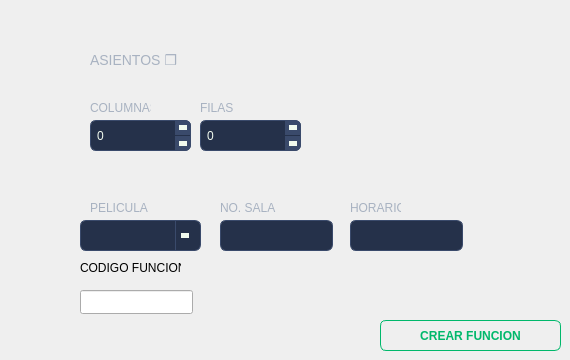
      <widget class="QWidget" name="tab_5">
       <attribute name="title">
        <string>FUNCIONES</string>
       </attribute>
       <widget class="QSpinBox" name="spinFilasSala">
        <property name="geometry">
         <rect>
          <x>200</x>
          <y>120</y>
          <width>101</width>
          <height>31</height>
         </rect>
        </property>
        <property name="styleSheet">
         <string notr="true">QSpinBox {
    background-color: #25314A;
    border: 1px solid #3A4A6B;
    border-radius: 6px;
    padding: 4px;
    color: #F1FAEE;
}

QSpinBox:hover {
    border: 1px solid #4A6FA5;
}

QSpinBox:focus {
    border: 1px solid #4A6FA5;
}

QSpinBox::up-button {
    subcontrol-origin: border;
    subcontrol-position: top right;
    width: 16px;
    background-color: #3A4A6B;
    border-top-right-radius: 6px;
    border: none;
}

QSpinBox::down-button {
    subcontrol-origin: border;
    subcontrol-position: bottom right;
    width: 16px;
    background-color: #3A4A6B;
    border-bottom-right-radius: 6px;
    border: none;
}

QSpinBox::up-button:hover {
    background-color: #2A9D6F;
}

QSpinBox::down-button:hover {
    background-color: #E63946;
}

QSpinBox::up-arrow {
    width: 0px;
    height: 0px;
    border-left: 4px solid transparent;
    border-right: 4px solid transparent;
    border-bottom: 5px solid #F1FAEE;
}

QSpinBox::down-arrow {
    width: 0px;
    height: 0px;
    border-left: 4px solid transparent;
    border-right: 4px solid transparent;
    border-top: 5px solid #F1FAEE;
}</string>
        </property>
       </widget>
       <widget class="QSpinBox" name="spinColumnasSala">
        <property name="geometry">
         <rect>
          <x>90</x>
          <y>120</y>
          <width>101</width>
          <height>31</height>
         </rect>
        </property>
        <property name="styleSheet">
         <string notr="true">QSpinBox {
    background-color: #25314A;
    border: 1px solid #3A4A6B;
    border-radius: 6px;
    padding: 4px;
    color: #F1FAEE;
}

QSpinBox:hover {
    border: 1px solid #4A6FA5;
}

QSpinBox:focus {
    border: 1px solid #4A6FA5;
}

QSpinBox::up-button {
    subcontrol-origin: border;
    subcontrol-position: top right;
    width: 16px;
    background-color: #3A4A6B;
    border-top-right-radius: 6px;
    border: none;
}

QSpinBox::down-button {
    subcontrol-origin: border;
    subcontrol-position: bottom right;
    width: 16px;
    background-color: #3A4A6B;
    border-bottom-right-radius: 6px;
    border: none;
}

QSpinBox::up-button:hover {
    background-color: #2A9D6F;
}

QSpinBox::down-button:hover {
    background-color: #E63946;
}

QSpinBox::up-arrow {
    width: 0px;
    height: 0px;
    border-left: 4px solid transparent;
    border-right: 4px solid transparent;
    border-bottom: 5px solid #F1FAEE;
}

QSpinBox::down-arrow {
    width: 0px;
    height: 0px;
    border-left: 4px solid transparent;
    border-right: 4px solid transparent;
    border-top: 5px solid #F1FAEE;
}</string>
        </property>
       </widget>
       <widget class="QLabel" name="label_28">
        <property name="geometry">
         <rect>
          <x>200</x>
          <y>100</y>
          <width>49</width>
          <height>16</height>
         </rect>
        </property>
        <property name="styleSheet">
         <string notr="true">font-family: &quot;Montserrat &quot;;
font-size: 12px;
color: #A8B2C1;
background: transparent;</string>
        </property>
        <property name="text">
         <string>FILAS</string>
        </property>
       </widget>
       <widget class="QLabel" name="label_29">
        <property name="geometry">
         <rect>
          <x>90</x>
          <y>100</y>
          <width>61</width>
          <height>16</height>
         </rect>
        </property>
        <property name="styleSheet">
         <string notr="true">font-family: &quot;Montserrat &quot;;
font-size: 12px;
color: #A8B2C1;
background: transparent;</string>
        </property>
        <property name="text">
         <string>COLUMNAS</string>
        </property>
       </widget>
       <widget class="QLineEdit" name="txtSala">
        <property name="geometry">
         <rect>
          <x>220</x>
          <y>220</y>
          <width>113</width>
          <height>31</height>
         </rect>
        </property>
        <property name="styleSheet">
         <string notr="true">QLineEdit {
    background-color: #25314A;
    border: 1px solid #3A4A6B;
    border-radius: 6px;
    padding: 6px 10px;
    color: #F1FAEE;
    font-family: &quot;Montserrat&quot;;
    font-size: 13px;
}
QLineEdit:focus {
    border: 1px solid #4A6FA5;
}</string>
        </property>
       </widget>
       <widget class="QLabel" name="label_30">
        <property name="geometry">
         <rect>
          <x>90</x>
          <y>200</y>
          <width>61</width>
          <height>16</height>
         </rect>
        </property>
        <property name="styleSheet">
         <string notr="true">font-family: &quot;Montserrat &quot;;
font-size: 12px;
color: #A8B2C1;
background: transparent;</string>
        </property>
        <property name="text">
         <string>PELICULA</string>
        </property>
       </widget>
       <widget class="QLabel" name="label_31">
        <property name="geometry">
         <rect>
          <x>220</x>
          <y>200</y>
          <width>61</width>
          <height>16</height>
         </rect>
        </property>
        <property name="styleSheet">
         <string notr="true">font-family: &quot;Montserrat &quot;;
font-size: 12px;
color: #A8B2C1;
background: transparent;</string>
        </property>
        <property name="text">
         <string>NO. SALA</string>
        </property>
       </widget>
       <widget class="QPushButton" name="btnCrearFuncion">
        <property name="geometry">
         <rect>
          <x>380</x>
          <y>320</y>
          <width>181</width>
          <height>31</height>
         </rect>
        </property>
        <property name="styleSheet">
         <string notr="true">/* APROBAR */
QPushButton {
    background-color: transparent;
    color: #00B86B;
    border: 1px solid #00B86B;
    border-radius: 6px;
    padding: 8px 16px;
    font-family: &quot;Montserrat SemiBold&quot;;
    font-weight: 600;
}
QPushButton:hover {
    background-color: #00B86B;
    color: #F1FAEE;
}
QPushButton:pressed {
    background-color: #009957;
    border: 1px solid #009957;
    color: #F1FAEE;
}</string>
        </property>
        <property name="text">
         <string>CREAR FUNCION</string>
        </property>
       </widget>
       <widget class="QLineEdit" name="txtHorario">
        <property name="geometry">
         <rect>
          <x>350</x>
          <y>220</y>
          <width>113</width>
          <height>31</height>
         </rect>
        </property>
        <property name="styleSheet">
         <string notr="true">QLineEdit {
    background-color: #25314A;
    border: 1px solid #3A4A6B;
    border-radius: 6px;
    padding: 6px 10px;
    color: #F1FAEE;
    font-family: &quot;Montserrat&quot;;
    font-size: 13px;
}
QLineEdit:focus {
    border: 1px solid #4A6FA5;
}</string>
        </property>
       </widget>
       <widget class="QLabel" name="label_35">
        <property name="geometry">
         <rect>
          <x>350</x>
          <y>200</y>
          <width>51</width>
          <height>16</height>
         </rect>
        </property>
        <property name="styleSheet">
         <string notr="true">font-family: &quot;Montserrat &quot;;
font-size: 12px;
color: #A8B2C1;
background: transparent;</string>
        </property>
        <property name="text">
         <string>HORARIO</string>
        </property>
       </widget>
       <widget class="QLabel" name="label_40">
        <property name="geometry">
         <rect>
          <x>90</x>
          <y>50</y>
          <width>111</width>
          <height>21</height>
         </rect>
        </property>
        <property name="styleSheet">
         <string notr="true">font-family: &quot;Montserrat &quot;;
font-size: 14px;
color: #A8B2C1;
background: transparent;
font: 900 </string>
        </property>
        <property name="text">
         <string>ASIENTOS ❒ </string>
        </property>
       </widget>
       <widget class="QComboBox" name="cmbPeliculaAdmin">
        <property name="geometry">
         <rect>
          <x>80</x>
          <y>220</y>
          <width>121</width>
          <height>31</height>
         </rect>
        </property>
        <property name="styleSheet">
         <string notr="true">QComboBox {
    background-color: #25314A;
    border: 1px solid #3A4A6B;
    border-radius: 6px;
    padding: 6px 10px;
    color: #F1FAEE;
    font-family: &quot;Montserrat&quot;;
    font-size: 13px;
}
QComboBox:hover {
    border: 1px solid #E63946;
}
QComboBox::drop-down {
    subcontrol-origin: padding;
    subcontrol-position: top right;
    width: 24px;
    border-left: 1px solid #3A4A6B;
}
QComboBox::down-arrow {
    width: 0px;
    height: 0px;
    border-left: 4px solid transparent;
    border-right: 4px solid transparent;
    border-top: 5px solid #F1FAEE;
    margin-right: 6px;
}
QComboBox QAbstractItemView {
    background-color: #1D2D44;
    border: 1px solid #3A4A6B;
    color: #F1FAEE;
    selection-background-color: #E63946;
    selection-color: #F1FAEE;
    outline: none;
}</string>
        </property>
       </widget>
       <widget class="QLineEdit" name="txtCodigoFuncionAdmin">
        <property name="geometry">
         <rect>
          <x>80</x>
          <y>290</y>
          <width>113</width>
          <height>24</height>
         </rect>
        </property>
       </widget>
       <widget class="QLabel" name="label_55">
        <property name="geometry">
         <rect>
          <x>80</x>
          <y>260</y>
          <width>101</width>
          <height>16</height>
         </rect>
        </property>
        <property name="text">
         <string>CODIGO FUNCION</string>
        </property>
       </widget>
      </widget>
